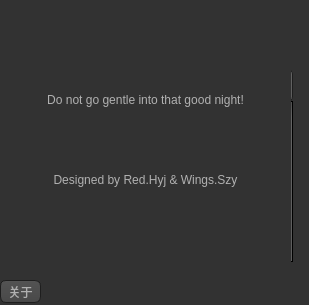
<?xml version="1.0" encoding="UTF-8"?>
<ui version="4.0">
 <class>Widget</class>
 <widget class="QWidget" name="Widget">
  <property name="geometry">
   <rect>
    <x>0</x>
    <y>0</y>
    <width>309</width>
    <height>305</height>
   </rect>
  </property>
  <property name="focusPolicy">
   <enum>Qt::ClickFocus</enum>
  </property>
  <property name="windowTitle">
   <string>Dictionary</string>
  </property>
  <property name="styleSheet">
   <string notr="true">QToolTip
{
     border: 1px solid black;
     background-color: #ffa02f;
     padding: 1px;
     border-radius: 3px;
     opacity: 100;
}

QWidget
{
    color: #b1b1b1;
    background-color: #323232;
}

QWidget:item:hover
{
    background-color: QLinearGradient( x1: 0, y1: 0, x2: 0, y2: 1, stop: 0 #ffa02f, stop: 1 #ca0619);
    color: #000000;
}

QWidget:item:selected
{
    background-color: QLinearGradient( x1: 0, y1: 0, x2: 0, y2: 1, stop: 0 #ffa02f, stop: 1 #d7801a);
}

QMenuBar::item
{
    background: transparent;
}

QMenuBar::item:selected
{
    background: transparent;
    border: 1px solid #ffaa00;
}

QMenuBar::item:pressed
{
    background: #444;
    border: 1px solid #000;
    background-color: QLinearGradient(
        x1:0, y1:0,
        x2:0, y2:1,
        stop:1 #212121,
        stop:0.4 #343434/*,
        stop:0.2 #343434,
        stop:0.1 #ffaa00*/
    );
    margin-bottom:-1px;
    padding-bottom:1px;
}

QMenu
{
    border: 1px solid #000;
}

QMenu::item
{
    padding: 2px 20px 2px 20px;
}

QMenu::item:selected
{
    color: #000000;
}

QWidget:disabled
{
    color: #404040;
    background-color: #323232;
}

QAbstractItemView
{
    background-color: QLinearGradient( x1: 0, y1: 0, x2: 0, y2: 1, stop: 0 #4d4d4d, stop: 0.1 #646464, stop: 1 #5d5d5d);
}

QWidget:focus
{
    /*border: 2px solid QLinearGradient( x1: 0, y1: 0, x2: 0, y2: 1, stop: 0 #ffa02f, stop: 1 #d7801a);*/
}

QLineEdit
{
    background-color: QLinearGradient( x1: 0, y1: 0, x2: 0, y2: 1, stop: 0 #4d4d4d, stop: 0 #646464, stop: 1 #5d5d5d);
    padding: 1px;
    border-style: solid;
    border: 1px solid #1e1e1e;
    border-radius: 5;
}

QPushButton
{
    color: #b1b1b1;
    background-color: QLinearGradient( x1: 0, y1: 0, x2: 0, y2: 1, stop: 0 #565656, stop: 0.1 #525252, stop: 0.5 #4e4e4e, stop: 0.9 #4a4a4a, stop: 1 #464646);
    border-width: 1px;
    border-color: #1e1e1e;
    border-style: solid;
    border-radius: 6;
    padding: 3px;
    font-size: 12px;
    padding-left: 5px;
    padding-right: 5px;
}

QPushButton:pressed
{
    background-color: QLinearGradient( x1: 0, y1: 0, x2: 0, y2: 1, stop: 0 #2d2d2d, stop: 0.1 #2b2b2b, stop: 0.5 #292929, stop: 0.9 #282828, stop: 1 #252525);
}

QComboBox
{
    selection-background-color: #ffaa00;
    background-color: QLinearGradient( x1: 0, y1: 0, x2: 0, y2: 1, stop: 0 #565656, stop: 0.1 #525252, stop: 0.5 #4e4e4e, stop: 0.9 #4a4a4a, stop: 1 #464646);
    border-style: solid;
    border: 1px solid #1e1e1e;
    border-radius: 5;
}

QComboBox:hover,QPushButton:hover
{
    border: 2px solid QLinearGradient( x1: 0, y1: 0, x2: 0, y2: 1, stop: 0 #ffa02f, stop: 1 #d7801a);
}


QComboBox:on
{
    padding-top: 3px;
    padding-left: 4px;
    background-color: QLinearGradient( x1: 0, y1: 0, x2: 0, y2: 1, stop: 0 #2d2d2d, stop: 0.1 #2b2b2b, stop: 0.5 #292929, stop: 0.9 #282828, stop: 1 #252525);
    selection-background-color: #ffaa00;
}

QComboBox QAbstractItemView
{
    border: 2px solid darkgray;
    selection-background-color: QLinearGradient( x1: 0, y1: 0, x2: 0, y2: 1, stop: 0 #ffa02f, stop: 1 #d7801a);
}

QComboBox::drop-down
{
     subcontrol-origin: padding;
     subcontrol-position: top right;
     width: 15px;

     border-left-width: 0px;
     border-left-color: darkgray;
     border-left-style: solid; /* just a single line */
     border-top-right-radius: 3px; /* same radius as the QComboBox */
     border-bottom-right-radius: 3px;
 }

QComboBox::down-arrow
{
     image: url(:/down_arrow.png);
}

QGroupBox:focus
{
border: 2px solid QLinearGradient( x1: 0, y1: 0, x2: 0, y2: 1, stop: 0 #ffa02f, stop: 1 #d7801a);
}

QTextEdit:focus
{
    border: 2px solid QLinearGradient( x1: 0, y1: 0, x2: 0, y2: 1, stop: 0 #ffa02f, stop: 1 #d7801a);
}

QScrollBar:horizontal {
     border: 1px solid #222222;
     background: QLinearGradient( x1: 0, y1: 0, x2: 0, y2: 1, stop: 0.0 #121212, stop: 0.2 #282828, stop: 1 #484848);
     height: 7px;
     margin: 0px 16px 0 16px;
}

QScrollBar::handle:horizontal
{
      background: QLinearGradient( x1: 0, y1: 0, x2: 1, y2: 0, stop: 0 #ffa02f, stop: 0.5 #d7801a, stop: 1 #ffa02f);
      min-height: 20px;
      border-radius: 2px;
}

QScrollBar::add-line:horizontal {
      border: 1px solid #1b1b19;
      border-radius: 2px;
      background: QLinearGradient( x1: 0, y1: 0, x2: 1, y2: 0, stop: 0 #ffa02f, stop: 1 #d7801a);
      width: 14px;
      subcontrol-position: right;
      subcontrol-origin: margin;
}

QScrollBar::sub-line:horizontal {
      border: 1px solid #1b1b19;
      border-radius: 2px;
      background: QLinearGradient( x1: 0, y1: 0, x2: 1, y2: 0, stop: 0 #ffa02f, stop: 1 #d7801a);
      width: 14px;
     subcontrol-position: left;
     subcontrol-origin: margin;
}

QScrollBar::right-arrow:horizontal, QScrollBar::left-arrow:horizontal
{
      border: 1px solid black;
      width: 1px;
      height: 1px;
      background: white;
}

QScrollBar::add-page:horizontal, QScrollBar::sub-page:horizontal
{
      background: none;
}

QScrollBar:vertical
{
      background: QLinearGradient( x1: 0, y1: 0, x2: 1, y2: 0, stop: 0.0 #121212, stop: 0.2 #282828, stop: 1 #484848);
      width: 7px;
      margin: 16px 0 16px 0;
      border: 1px solid #222222;
}

QScrollBar::handle:vertical
{
      background: QLinearGradient( x1: 0, y1: 0, x2: 0, y2: 1, stop: 0 #ffa02f, stop: 0.5 #d7801a, stop: 1 #ffa02f);
      min-height: 20px;
      border-radius: 2px;
}

QScrollBar::add-line:vertical
{
      border: 1px solid #1b1b19;
      border-radius: 2px;
      background: QLinearGradient( x1: 0, y1: 0, x2: 0, y2: 1, stop: 0 #ffa02f, stop: 1 #d7801a);
      height: 14px;
      subcontrol-position: bottom;
      subcontrol-origin: margin;
}

QScrollBar::sub-line:vertical
{
      border: 1px solid #1b1b19;
      border-radius: 2px;
      background: QLinearGradient( x1: 0, y1: 0, x2: 0, y2: 1, stop: 0 #d7801a, stop: 1 #ffa02f);
      height: 14px;
      subcontrol-position: top;
      subcontrol-origin: margin;
}

QScrollBar::up-arrow:vertical, QScrollBar::down-arrow:vertical
{
      border: 1px solid black;
      width: 1px;
      height: 1px;
      background: white;
}


QScrollBar::add-page:vertical, QScrollBar::sub-page:vertical
{
      background: none;
}

QTextEdit
{
    background-color: #242424;
}

QPlainTextEdit
{
    background-color: #242424;
}

QHeaderView::section
{
    background-color: QLinearGradient(x1:0, y1:0, x2:0, y2:1, stop:0 #616161, stop: 0.5 #505050, stop: 0.6 #434343, stop:1 #656565);
    color: white;
    padding-left: 4px;
    border: 1px solid #6c6c6c;
}

QCheckBox:disabled
{
color: #414141;
}

QDockWidget::title
{
    text-align: center;
    spacing: 3px; /* spacing between items in the tool bar */
    background-color: QLinearGradient(x1:0, y1:0, x2:0, y2:1, stop:0 #323232, stop: 0.5 #242424, stop:1 #323232);
}

QDockWidget::close-button, QDockWidget::float-button
{
    text-align: center;
    spacing: 1px; /* spacing between items in the tool bar */
    background-color: QLinearGradient(x1:0, y1:0, x2:0, y2:1, stop:0 #323232, stop: 0.5 #242424, stop:1 #323232);
}

QDockWidget::close-button:hover, QDockWidget::float-button:hover
{
    background: #242424;
}

QDockWidget::close-button:pressed, QDockWidget::float-button:pressed
{
    padding: 1px -1px -1px 1px;
}

QMainWindow::separator
{
    background-color: QLinearGradient(x1:0, y1:0, x2:0, y2:1, stop:0 #161616, stop: 0.5 #151515, stop: 0.6 #212121, stop:1 #343434);
    color: white;
    padding-left: 4px;
    border: 1px solid #4c4c4c;
    spacing: 3px; /* spacing between items in the tool bar */
}

QMainWindow::separator:hover
{

    background-color: QLinearGradient(x1:0, y1:0, x2:0, y2:1, stop:0 #d7801a, stop:0.5 #b56c17 stop:1 #ffa02f);
    color: white;
    padding-left: 4px;
    border: 1px solid #6c6c6c;
    spacing: 3px; /* spacing between items in the tool bar */
}

QToolBar::handle
{
     spacing: 3px; /* spacing between items in the tool bar */
     background: url(:/images/handle.png);
}

QMenu::separator
{
    height: 2px;
    background-color: QLinearGradient(x1:0, y1:0, x2:0, y2:1, stop:0 #161616, stop: 0.5 #151515, stop: 0.6 #212121, stop:1 #343434);
    color: white;
    padding-left: 4px;
    margin-left: 10px;
    margin-right: 5px;
}

QProgressBar
{
    border: 2px solid grey;
    border-radius: 5px;
    text-align: center;
}

QProgressBar::chunk
{
    background-color: #d7801a;
    width: 2.15px;
    margin: 0.5px;
}

QTabBar::tab {
    color: #b1b1b1;
    border: 1px solid #444;
    border-bottom-style: none;
    background-color: #323232;
    padding-left: 10px;
    padding-right: 10px;
    padding-top: 3px;
    padding-bottom: 2px;
    margin-right: -1px;
}

QTabWidget::pane {
    border: 1px solid #444;
    top: 1px;
}

QTabBar::tab:last
{
    margin-right: 0; /* the last selected tab has nothing to overlap with on the right */
    border-top-right-radius: 3px;
}

QTabBar::tab:first:!selected
{
 margin-left: 0px; /* the last selected tab has nothing to overlap with on the right */


    border-top-left-radius: 3px;
}

QTabBar::tab:!selected
{
    color: #b1b1b1;
    border-bottom-style: solid;
    margin-top: 3px;
    background-color: QLinearGradient(x1:0, y1:0, x2:0, y2:1, stop:1 #212121, stop:.4 #343434);
}

QTabBar::tab:selected
{
    border-top-left-radius: 3px;
    border-top-right-radius: 3px;
    margin-bottom: 0px;
}

QTabBar::tab:!selected:hover
{
    /*border-top: 2px solid #ffaa00;
    padding-bottom: 3px;*/
    border-top-left-radius: 3px;
    border-top-right-radius: 3px;
    background-color: QLinearGradient(x1:0, y1:0, x2:0, y2:1, stop:1 #212121, stop:0.4 #343434, stop:0.2 #343434, stop:0.1 #ffaa00);
}

QRadioButton::indicator:checked, QRadioButton::indicator:unchecked{
    color: #b1b1b1;
    background-color: #323232;
    border: 1px solid #b1b1b1;
    border-radius: 6px;
}

QRadioButton::indicator:checked
{
    background-color: qradialgradient(
        cx: 0.5, cy: 0.5,
        fx: 0.5, fy: 0.5,
        radius: 1.0,
        stop: 0.25 #ffaa00,
        stop: 0.3 #323232
    );
}

QCheckBox::indicator{
    color: #b1b1b1;
    background-color: #323232;
    border: 1px solid #b1b1b1;
    width: 9px;
    height: 9px;
}

QRadioButton::indicator
{
    border-radius: 6px;
}

QRadioButton::indicator:hover, QCheckBox::indicator:hover
{
    border: 1px solid #ffaa00;
}

QCheckBox::indicator:checked
{
    image:url(:/images/checkbox.png);
}

QCheckBox::indicator:disabled, QRadioButton::indicator:disabled
{
    border: 1px solid #444;
}</string>
  </property>
  <widget class="QPushButton" name="pushButton">
   <property name="geometry">
    <rect>
     <x>50</x>
     <y>30</y>
     <width>75</width>
     <height>23</height>
    </rect>
   </property>
   <property name="focusPolicy">
    <enum>Qt::ClickFocus</enum>
   </property>
   <property name="text">
    <string>Search!</string>
   </property>
  </widget>
  <widget class="QTableWidget" name="tableWidget">
   <property name="geometry">
    <rect>
     <x>12</x>
     <y>101</y>
     <width>281</width>
     <height>161</height>
    </rect>
   </property>
   <property name="focusPolicy">
    <enum>Qt::StrongFocus</enum>
   </property>
  </widget>
  <widget class="QLineEdit" name="lineEdit">
   <property name="geometry">
    <rect>
     <x>12</x>
     <y>69</y>
     <width>281</width>
     <height>33</height>
    </rect>
   </property>
   <property name="focusPolicy">
    <enum>Qt::ClickFocus</enum>
   </property>
  </widget>
  <widget class="QTreeWidget" name="treeWidget_2">
   <property name="enabled">
    <bool>false</bool>
   </property>
   <property name="geometry">
    <rect>
     <x>12</x>
     <y>130</y>
     <width>281</width>
     <height>101</height>
    </rect>
   </property>
   <property name="focusPolicy">
    <enum>Qt::ClickFocus</enum>
   </property>
   <column>
    <property name="text">
     <string notr="true">1</string>
    </property>
   </column>
  </widget>
  <widget class="QPushButton" name="pushButton_2">
   <property name="geometry">
    <rect>
     <x>0</x>
     <y>280</y>
     <width>41</width>
     <height>23</height>
    </rect>
   </property>
   <property name="text">
    <string>关于</string>
   </property>
  </widget>
  <widget class="QWidget" name="widget" native="true">
   <property name="geometry">
    <rect>
     <x>0</x>
     <y>0</y>
     <width>291</width>
     <height>280</height>
    </rect>
   </property>
   <property name="focusPolicy">
    <enum>Qt::ClickFocus</enum>
   </property>
   <widget class="QLabel" name="label">
    <property name="geometry">
     <rect>
      <x>30</x>
      <y>170</y>
      <width>231</width>
      <height>20</height>
     </rect>
    </property>
    <property name="text">
     <string>Designed by Red.Hyj &amp; Wings.Szy</string>
    </property>
    <property name="alignment">
     <set>Qt::AlignCenter</set>
    </property>
   </widget>
   <widget class="QLabel" name="label_2">
    <property name="geometry">
     <rect>
      <x>30</x>
      <y>90</y>
      <width>231</width>
      <height>20</height>
     </rect>
    </property>
    <property name="text">
     <string>Do not go gentle into that good night!</string>
    </property>
    <property name="alignment">
     <set>Qt::AlignCenter</set>
    </property>
   </widget>
  </widget>
  <widget class="QComboBox" name="comboBox">
   <property name="geometry">
    <rect>
     <x>150</x>
     <y>30</y>
     <width>99</width>
     <height>22</height>
    </rect>
   </property>
   <property name="focusPolicy">
    <enum>Qt::ClickFocus</enum>
   </property>
   <property name="frame">
    <bool>false</bool>
   </property>
  </widget>
  <zorder>treeWidget_2</zorder>
  <zorder>pushButton</zorder>
  <zorder>tableWidget</zorder>
  <zorder>lineEdit</zorder>
  <zorder>comboBox</zorder>
  <zorder>widget</zorder>
  <zorder>pushButton_2</zorder>
 </widget>
 <resources/>
 <connections/>
</ui>
